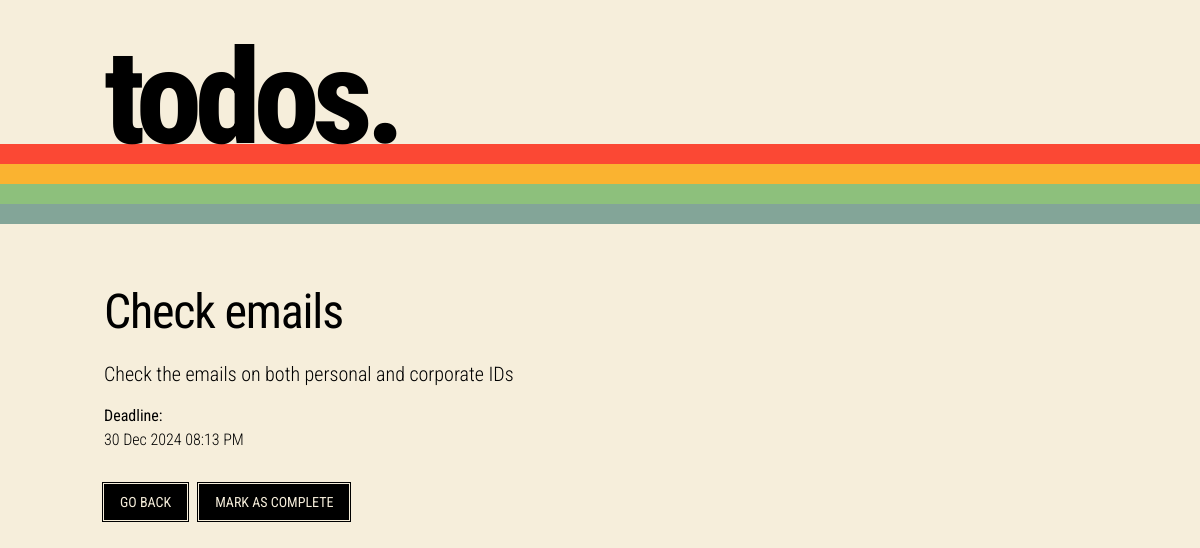
Page /tasks/7/ on the committed database.
### tasks/models.py (models this page shows, shortened)
class Task (models.Model):
    title = models.CharField(max_length=255)
    description = models.TextField()
    completed = models.BooleanField(default=False)
    deadline = models.DateTimeField(blank=True, null=True)
    author = models.ForeignKey(User, on_delete=models.CASCADE, default=None)

### tasks/views.py (the view)
# urls.py: path('tasks/<int:task_id>/', views.taskdetails, name='taskdetails'),
def taskdetails(request, task_id):
    task = Task.objects.get(id=task_id)
    return render(request, 'taskdetails.html', {'task': task})

### tasks/templates/taskdetails.html (shortened to what this page needs)
{% extends 'base.html' %}
{% block content %}
<h2 class="text-5xl tracking-tight mt-8 mb-6">{{ task.title }}</h2>
<p class="text-xl font-light">{{ task.description }}</p>
{% if task.deadline %}
<p class="mt-4">Deadline:</p>
<p class="font-light">{{ task.deadline|date:"d M Y" }} {{ task.deadline|time:"h:i A" }}</p>
{% endif %}
<div class="flex flex-wrap gap-3 mt-8 mb-4">
    <a href="{% url 'tasks:tasks' %}" class="btn">Go Back</a>
    {% if task.completed %}
    <span class="btn btn-success hover:opacity-100" style="cursor: default;">Completed</span>
    {% else %}
    <form class="single-button-form" action="{% url 'tasks:completetask' %}" method="post">
        <button class="btn">Mark as Complete</button>
    </form>
    {% endif %}
</div>
{% endblock %}

### templates/base.html (style rules this page uses)
.btn { @apply uppercase text-retrobeige bg-black px-4 py-2 hover:opacity-50 text-sm cursor-pointer; box-shadow: 0 0 0 1px #F6EEDB, 0 0 0 2px black; margin-bottom: 6px; }
.single-button-form { @apply w-fit inline; }

### rows in the picture
Task: title "Check emails", description "Check the emails on both personal and corporate IDs", deadline "30 Dec 2024", deadline "08:13 PM"
